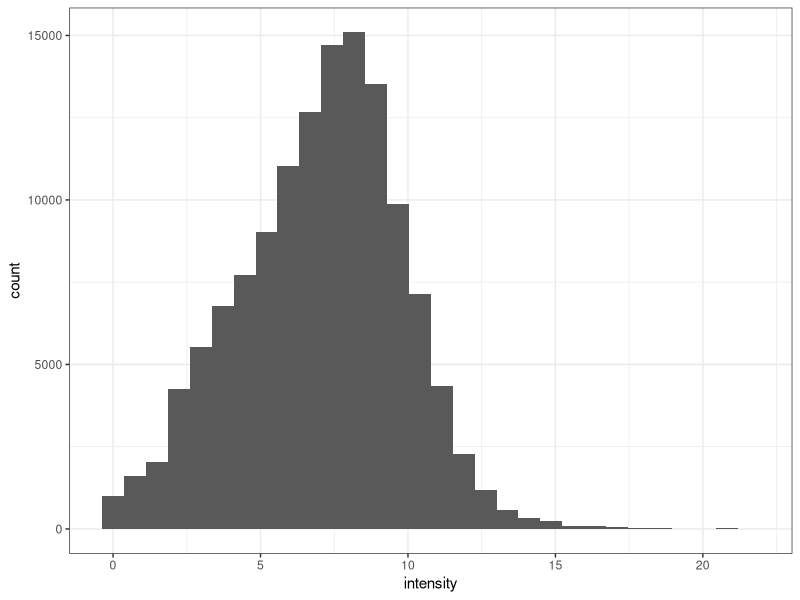

This figure's R source: (Note: this script raises an error after producing the figure.)
if(!require(tidyverse))
  install.packages("tidyverse")
if(!require(ggplot2))
  install.packages("ggplot2")

library(readxl)
library(tidyverse)
library(ggplot2)

rawData <- read_excel("Metformin_RNA.xlsx", col_names = T)

# Even after simplifying the column names, they are hard to understand
# So instead of L,R,N, etc., I will call them 1,2,3 respectively
colnames(rawData) <- 
  c("Gene", "AET-1", "AET-2", "AET-3", "MET-1", "MET-2", "MET-3"
    , "SED-1", "SED-2", "SED-3")

# Since in this experiment N=3, I would like to remove any rows with 0s
rawData[rawData == 0] <- NA
validData <- rawData %>% na.omit()

# Replace all hyphens (-) with underscores (_) in the Gene column
# to avoid ANOVA bugging itself out
validData$Gene <- gsub("-", "_", validData$Gene)

# Change the dataframe from wide form to long form
tidyNormData <- validData %>% 
  pivot_longer(c(2:dim(validData)[2]), names_to = "keys", values_to = "intensity") %>% 
  extract(keys, into = "sample", regex = "([[:alpha:]]{0,3})", remove = F) %>% 
  extract(keys, into = "group", regex = "([[:digit:]]{1,})", remove = T)

#See if data is normally distributed when mutated with log2
tidyNormData <- tidyNormData %>%
  mutate(intensity = log2(intensity))

#Plot histogram for all intensity values.
tidyNormData %>%
  ggplot(aes(x = intensity)) + geom_histogram() + 
  theme_bw()

#Looks pretty normal, just slightly right-skewed. 
#But just to check: Make it a little more normal
tidyRNANorm <- tidyNormData %>%
  group_by(sample) %>%
  mutate(normIntensity = scale(intensity, center = T, scale = T))

#Widen data again from normalized state
statsRNANorm <- tidyRNANorm[,-c(4)] %>% 
  unite("sm", sample:group, sep = "", remove = T) %>% 
  # sep = 3 means the first 3 letters. This value does not matter, can be anything
  separate(sm, into = "group", sep = 3, remove = F)

genRef <- statsRNANorm[,c(1)] %>% distinct()

# This is the most important step for ANOVA - grouping
groupedRNAStats <- statsRNANorm %>% 
  pivot_wider(names_from = "Gene", values_from = "normIntensity")

# Convert into dataframe
groupedRNAStats <- as.data.frame(groupedRNAStats)
row.names(groupedRNAStats) <- groupedRNAStats$sm

groupedRNAStats <- groupedRNAStats[,-1] %>%
  mutate(group = factor(group, levels = c("AET", "MET", "SED")))

#Start anova testing
formula <- 
  lapply(colnames(groupedRNAStats)[2:ncol(groupedRNAStats)],
         function(x) as.formula(paste0(x, " ~group")))
